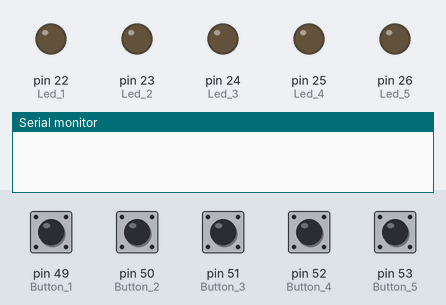
A sketch run on a simulated Arduino Mega 2560, built with avr-gcc and run on an emulated ATmega2560. On the bench: output pins drawn as LEDs (lit = HIGH), the last lines printed to the serial monitor. Dashed ring = blinking. The inputs (shaded band) are chosen by the test bench; at power-on: pin 49 (Button_1) HIGH, pin 50 (Button_2), pin 51 (Button_3), pin 52 (Button_4), pin 53 (Button_5) LOW.

Above: at 1.2 s.
1.3 s: pin 49 (Button_1) pulled LOW for 0.15 s
At 2.5 s:
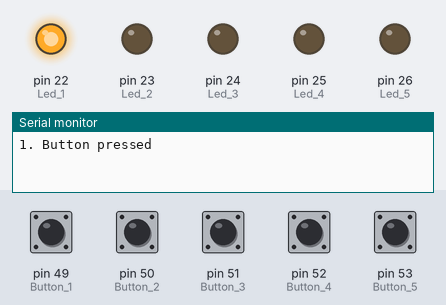
2.9 s: pin 49 (Button_1) pulled LOW for 1 s
At 4.9 s:
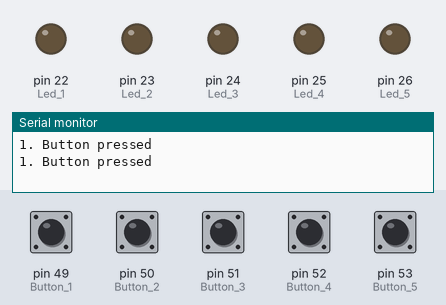
5.4 s: pin 50 (Button_2) pulled HIGH for 0.15 s
At 6.1 s:
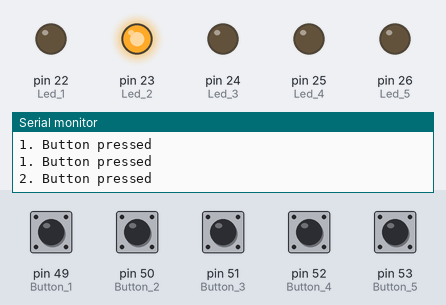
7.0 s: pin 50 (Button_2) pulled HIGH for 1 s
At 7.3 s:
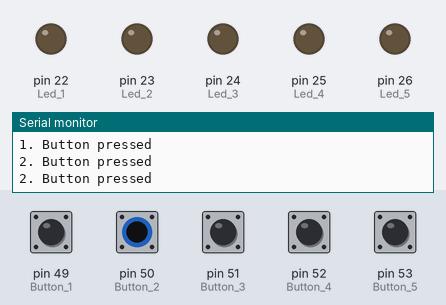
9.5 s: pin 51 (Button_3) pulled HIGH for 0.15 s
At 10.4 s:
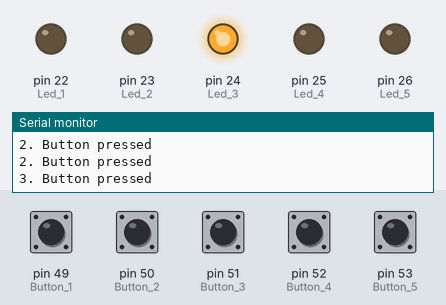
11.1 s: pin 49 (Button_1) pulsed LOW 5 times (0.12 s each, 0.3 s apart)
At 11.67 s:
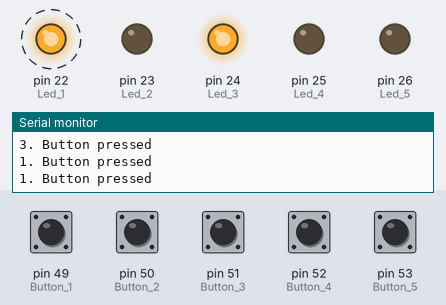
Timing chart, 0 to 14.1 s (numbered marks = the images above; inputs shaded):
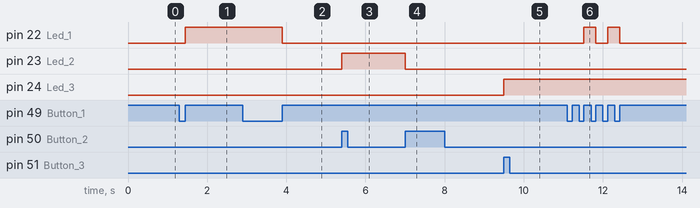

Measured:
- after the input at 1.3 s, pin 22 (Led_1): LOW → HIGH after 0.15 s
- after the input at 2.9 s, pin 22 (Led_1): HIGH → LOW after 1.0 s
- after the input at 5.4 s, pin 23 (Led_2): LOW → HIGH at once
- after the input at 7.0 s, pin 23 (Led_2): HIGH → LOW at once
- after the input at 9.5 s, pin 24 (Led_3): LOW → HIGH at once
- after the input at 11.1 s, pin 22 (Led_1): alternates HIGH for 0.30 s and LOW for 0.30 s, 4 changes in all, then stays LOW, starting after 0.42 s

The sketch:

Push_Button.ino
```cpp
#include "Button.h"
#include "Led.h"

#define Button_1 49
#define Button_2 50
#define Button_3 51
#define Button_4 52
#define Button_5 53

#define Led_1 22
#define Led_2 23
#define Led_3 24
#define Led_4 25
#define Led_5 26

Button button1(Button_1);
Button button2(Button_2);
Button button3(Button_3);
Button button4(Button_4);
Button button5(Button_5);

Led Led1(Led_1);
Led Led2(Led_2);
Led Led3(Led_3);
Led Led4(Led_4);
Led Led5(Led_5);


void setup()
{
  Serial.begin(115200);
  button1.begin();
}

void loop()
{
  static bool ledState;
  button1.read();
  if (button1.wasReleased())
  {
    Serial.println("1. Button pressed");
    ledState = !ledState;
    digitalWrite(Led_1, ledState);
  }

  button2.read();
  if (button2.wasReleased())
  {
    Serial.println("2. Button pressed");
    ledState = !ledState;
    digitalWrite(Led_2, ledState);
  }

  button3.read();
  if (button3.wasReleased())
  {
    Serial.println("3. Button pressed");
    ledState = !ledState;
    digitalWrite(Led_3, ledState);
  }

  button4.read();
  if (button4.wasReleased())
  {
    Serial.println("4. Button pressed");
    ledState = !ledState;
    digitalWrite(Led_4, ledState);
  }

  button5.read();
  if (button5.wasReleased())
  {
    Serial.println("5. Button pressed");
    ledState = !ledState;
    digitalWrite(Led_5, ledState);
  }
}
```

Button.cpp
```cpp
#include "Button.h"

void Button::begin()
{
  pinMode(pin, m_puEnable ? INPUT_PULLUP : INPUT);
  m_state = digitalRead(pin);
  if (m_invert) m_state = !m_state;
  m_time = millis();
  m_lastState = m_state;
  m_changed = false;
  m_lastChange = m_time;
}

bool Button::read()
{
  uint32_t ms = millis();
  bool pinVal = digitalRead(pin);
  if (m_invert) pinVal = !pinVal;
  if (ms - m_lastChange < m_dbTime)
  {
    m_changed = false;
  }
  else
  {
    m_lastState = m_state;
    m_state = pinVal;
    m_changed = (m_state != m_lastState);
    if (m_changed) m_lastChange = ms;
  }
  m_time = ms;
  return m_state;
}

bool Button::isPressed()
{
  return m_state;
}

bool Button::isReleased()
{
  return !m_state;
}

bool Button::wasPressed()
{
  return m_state && m_changed;
}

bool Button::wasReleased()
{
  return !m_state && m_changed;
}

bool Button::pressedFor(uint32_t ms)
{
  return m_state && m_time - m_lastChange >= ms;
}

bool Button::releasedFor(uint32_t ms)
{
  return !m_state && m_time - m_lastChange >= ms;
}

uint32_t Button::lastChange()
{
  return m_lastChange;
}
```

Button.h
```cpp
#include <Arduino.h>

class Button
{
  public:

    Button(uint8_t pin, uint32_t dbTime = 25, uint8_t puEnable = true, uint8_t invert = true)
      : pin(pin), m_dbTime(dbTime), m_puEnable(puEnable), m_invert(invert) {}

    void begin();

    bool read();
    bool isPressed();
    bool isReleased();
    bool wasPressed();
    bool wasReleased();
    bool pressedFor(uint32_t ms);
    bool releasedFor(uint32_t ms);
    uint32_t lastChange();

  private:
    uint8_t pin;
    uint32_t m_dbTime;
    bool m_puEnable;
    bool m_invert;
    bool m_state;
    bool m_lastState;
    bool m_changed;
    uint32_t m_time;
    uint32_t m_lastChange;
};

class ToggleButton : public Button
{
  public:

    ToggleButton(uint8_t pin, bool initialState = false, uint32_t dbTime = 25, uint8_t puEnable = true, uint8_t invert = true)
      : Button(pin, dbTime, puEnable, invert), m_toggleState(initialState) {}

    bool read()
    {
      Button::read();
      if (wasPressed())
      {
        m_toggleState = !m_toggleState;
        m_changed = true;
      }
      else
      {
        m_changed = false;
      }
      return m_toggleState;
    }

    bool changed() {
      return m_changed;
    }

    bool toggleState() {
      return m_toggleState;
    }

  private:
    bool m_toggleState;
    bool m_changed;
};
```

Led.cpp
```cpp
#include "Led.h"
#include "Button.h"

Led::Led(byte pin) {
  this->pin = pin;
  init();
}

void Led::init() {
  pinMode(pin, OUTPUT);
  off();
}

void Led::on() {
  digitalWrite(pin, HIGH);
}

void Led::off() {
  digitalWrite(pin, LOW);
}
```

Led.h
```cpp
#include <Arduino.h>

class Led {
  private:
    byte pin;

  public:
    Led(byte pin);
    void init();
    void on();
    void off();
    void ledState();
};
```
